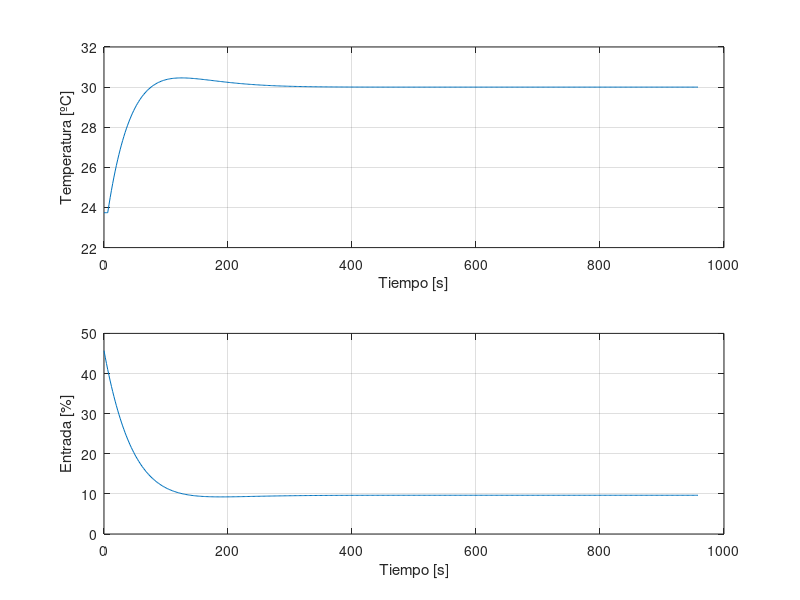

Write MATLAB code to recreate this figure.
% El objetivo de este script es realizar la simulacion del control 
% de temperatura en una tclab mediante un controlador PI y un predictor de 
% Smith
close all
clear all





%% Parámetros de el controlador

Kp = 7.3; 
Ti = 75;  
Ts = 2;


%% Consigna de temperatura ºC
setpoint =30 ;

%% Inicializar variables
nIter = 480; % 960s

e = []; % Error
u = []; % señal de control
yp = []; %salida del sistema modelado con retardo
ep= []; %error de medida
ya=[]; % salida smith
time = []; % Tiempo
ym=[]; %salida del sistema modelado sin retardo

for k = 1:1:nIter
  
    if k <= 4
      yp(k)=0;      
    end
    if k > 4
     yp(k)=0.9868*yp(k-1) + 0.008557*u(k-4);
    end
    % Sistema sin retardo
    if k == 1
      ym(k)=0;    
    end
    if k > 1  
    ym(k)=0.9868*ym(k-1) + 0.008557*u(k-1);
    end
    % Control  de error
   yl(k)=yp(k)+23.74;
    
    ya(k)=+ym(k)+23.74;
    e(k)=setpoint-ya(k);
 
 
    
     if k >1
        u(k) = u(k-1)+ e(k-1)*(((Kp*Ts)/Ti)-Kp)+Kp*e(k) ;
        
     end
     if k==1
        u(k)=Kp*e(k);
         
     end
    
   
    time(k)=(2*k-Ts);

   
   

end
subplot(2,1,1)
plot(time,yl)
hold on
xlabel('Tiempo [s]');
ylabel('Temperatura [ºC]')
grid on
subplot(2,1,2)
plot(time,u)
xlabel('Tiempo [s]');
ylabel('Entrada [%]')
grid on
